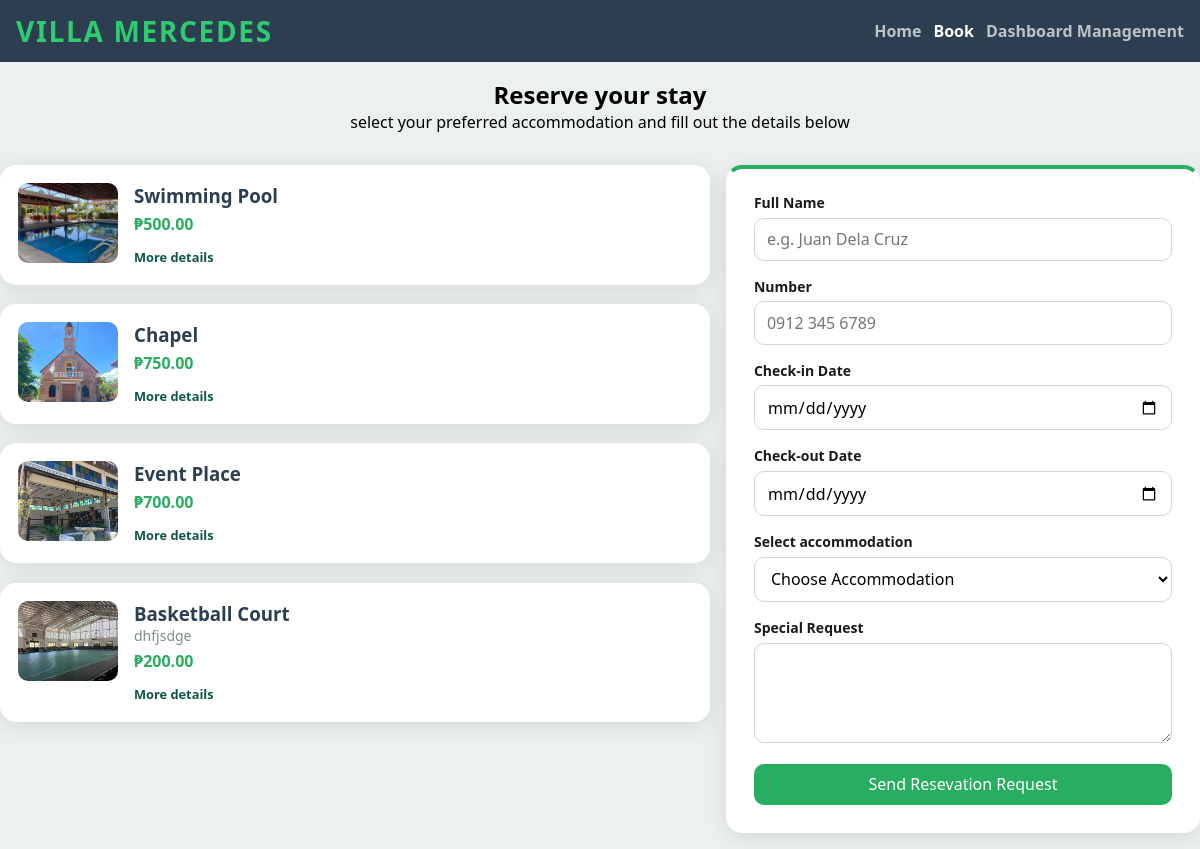
Page /book.php (signed in) on the committed database.
### tables this page shows
CREATE TABLE IF NOT EXISTS `facilities` (
  `id` int NOT NULL AUTO_INCREMENT,
  `name` varchar(255) NOT NULL,
  `description` text NOT NULL,
  `image_filename` varchar(255) DEFAULT NULL,
  `capacity` int NOT NULL,
  `rate_amount` decimal(10,2) NOT NULL,
  `rate_unit` enum('Per Day','Per Session') NOT NULL,
  `created_at` timestamp NULL DEFAULT CURRENT_TIMESTAMP,
  PRIMARY KEY (`id`)
);

### utils/helper.php (called while the page is built, shortened)
<?php
function url(string $path = ''): string
{
    $base = '/villa-mercedes';
    $path = ltrim($path, '/');
    return $base . '/' . $path;
}
function e(?string $value): string
{
    return htmlspecialchars((string) $value, ENT_QUOTES | ENT_HTML5, 'UTF-8');
}

### book.php (the view, shortened to what this page needs)
<?php
require_once 'utils/helper.php';
$currentPage = basename($_SERVER['PHP_SELF']);
$conn = connection();
$stmt = $conn->prepare("SELECT * FROM facilities");
$stmt->execute();
$result = $stmt->get_result();
?>
<!DOCTYPE html>
<html lang="en">
<head>
    <link rel="stylesheet" href="./resources/css/header-footer.css">
    <link rel="stylesheet" href="./resources/css/booking-page.css">
</head>
<body>
<header>
    <div class="header-container">
        <a href="<?= e(url('index.php')) ?>" class="brand-label">Villa Mercedes</a>
        <div class="header-nav">
            <a href="<?= e(url('index.php')) ?>" class="<?= $currentPage === 'index.php' ? 'is-active' : '' ?>">Home</a>
            <a href="<?= e(url('book.php')) ?>" class="<?= $currentPage === 'book.php' ? 'is-active' : '' ?>">Book</a>
            <a href="<?= e(url('login.php')) ?>" class="<?= $currentPage === 'dashboard.php' ? 'is-active' : '' ?>">
                    <?= isset($_SESSION['user']) ? 'Dashboard Management' : 'Login' ?>
            </a>
        </div>
    </div>
</header>
<main class="main-booking">
    <div class="header-block">
        <h2>Reserve your stay</h2>
        <p>select your preferred accommodation and fill out the details below</p>
    </div>
    <div class="facility-form-wrapper">
        <div class="facility-card-selector">
            <?php if($result->num_rows > 0): ?>
                <?php while($row = $result->fetch_assoc()): ?>
                    <div class="facility-card" data-value="<?= e($row['name']) ?>">
                        <img src="<?= e(url('resources/img/') . $row['image_filename']) ?>"
                            alt="<?= e($row['image_filename']) ?>"
                            width="100px">
                        <div class="card-info">
                            <h3><?= e($row['name']) ?></h3>
                            <p><?= e($row['description']) ?></p>
                            <p class="rate"><?= e('₱' . $row['rate_amount']) ?></p>
                            <a href="" class="more-details"
                                data-name="<?= e($row['name']) ?>"
                                data-description="<?= e($row['description']) ?>"
                                data-rate="<?= e($row['rate_amount']) ?>"
                                data-unit="<?= e($row['rate_unit']) ?>"
                                data-capacity="<?= e($row['capacity']) ?>"
                                data-img="<?= e(url('resources/img/') . $row['image_filename']) ?>">
                                More details
                            </a>
                        </div>
                    </div>
                <?php endwhile; ?>
            <?php else: ?>
                <p class="no-data">No Facilities Yet</p>
            <?php endif; ?>
        </div>
        <form action="repositories/bookingRepository.php" method="POST" class="booking-form">
            <div class="form-row">
                <label for="fullname">Full Name</label>
                <input type="text" name="fullname" id="fullname" placeholder="e.g. Juan Dela Cruz" required>
            </div>
            <div class="form-row">
                <label for="number">Number</label>
                <input type="text" name="number" id="number" placeholder="0912 345 6789" required>
            </div>
            <div class="form-row">
                <label for="check-in-date">Check-in Date</label>
                <input type="date" name="check-in-date" id="check-in-date" required>
            </div>
            <div class="form-row">
                <label for="check-out-date">Check-out Date</label>
                <input type="date" name="check-out-date" id="check-out-date" required>
            </div>
            <div class="form-row">
                <label for="facility">Select accommodation</label>
                <select name="facility" id="facility">
                    <option value="">Choose Accommodation</option>
                </select>
            </div>
            <div class="form-row">
                <label for="request">Special Request</label>
                <textarea name="request" id="request"></textarea>
            </div>
            <button type="submit" class="form-row form-btn">Send Resevation Request</button>
        </form>
    </div>
</main>
</body>
</html>

### resources/css/header-footer.css (style rules this page uses)
* { box-sizing: border-box; padding: 0; margin: 0; font-family: 'Segoe UI', Tahoma, "Geneva", Verdana, sans-serif; }
html { background-color: #ECF0F1; }
header { background-color: #2c3e50; }
.header-container { max-width: 75rem; margin: 0 auto; display: flex; justify-content: space-between; padding: 0.75rem 1rem; align-items: center; }
.brand-label { font-size: 28px; font-weight: 700; letter-spacing: 0.06em; text-transform: uppercase; color: #2ecc71; text-decoration: none; }
.header-nav { display: flex; align-items: center; gap: 0.75rem; }
.header-nav a { color: #bdc3c7; font-weight: 600; font-size: 16px; text-decoration: none; }
.header-nav a.is-active { color: #fff; }

### resources/css/booking-page.css (style rules this page uses)
.main-booking { display: block; }
.header-block, .facility-form-wrapper { max-width: 75rem; margin: 0 auto; padding: 1rem 0; gap: 1rem; }
.header-block { text-align: center; }
.facility-form-wrapper { display: flex; }
.facility-card-selector { width: 60%; }
.facility-card { display: flex; background-color: #fff; padding: 1rem; border-radius: 1rem; box-shadow: 0 4px 24px rgba(0, 0, 0, 0.1); margin-bottom: 1.2rem; border: 2px solid transparent; }
.facility-card img { width: 100px; height: 80px; border-radius: 10px; object-fit: cover; object-position: center; }
.card-info { padding: 0 1rem; }
.card-info h3 { color: #2C3E50; }
.card-info p { color: #7F8C8D; font-size: 14px; margin-bottom: 5px; }
.card-info .rate { font-size: 1rem; color: #27AE60; font-weight: 900; }
.booking-form { padding: 1.5rem; background-color: #fff; width: 40%; border-radius: 1rem; border: 4px solid transparent; border-top-color: #27AE60; box-shadow: 0 4px 24px rgba(0, 0, 0, 0.1); }
.form-row { width: 100%; display: block; }
label { display: block; font-weight: 600; font-size: 0.875rem; margin-bottom: 0.35rem; color: #1c1917; }
input, select, textarea { width: 100%; padding: 0.6rem 0.75rem; border: 1px solid #d6d3d1; border-radius: 10px; font: inherit; background: #ffffff; margin-bottom: 1rem; }
textarea { max-width: 100%; min-width: 100%; max-height: 100%; min-height: 100px; }
.form-btn { padding: 0.6rem 0.75rem; border-radius: 10px; outline: none; color: #fff; background-color: #27AE60; font-size: 16px; font: inherit; font-weight: 500; cursor: pointer; border: none; }
.more-details { display: inline-block; margin-top: 0.5rem; font-size: 0.8rem; font-weight: 600; color: #0c5749; text-decoration: none; }

### rows in the picture
facilities: image_filename (picture), name "Swimming Pool", rate_amount "₱500.00"
facilities: image_filename (picture), name "Chapel", rate_amount "₱750.00"
facilities: image_filename (picture), name "Event Place", rate_amount "₱700.00"
facilities: image_filename (picture), name "Basketball Court", description "dhfjsdge", rate_amount "₱200.00"
